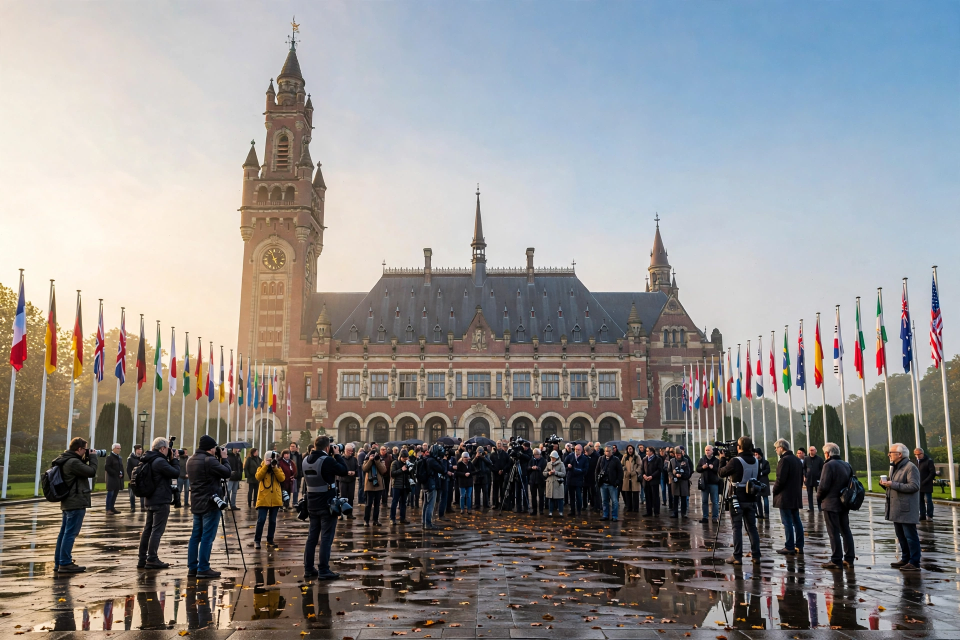
#> input picture hero.webp, 1920 x 1280 px (shown at 1/2 size)
$ python compose.py
#> lines starting #> are read from the running program, lines starting #| are printed output that depends on the picture
#!/usr/bin/env python3
"""
compose.py -- builds the front page of "The World in One Day"
(Friday 20 November 2026) as a deterministic 1024x1024 PNG.

The photograph (hero.webp, kept next to this script) carries no text;
every word on the page is typeset here with Pillow and the DejaVu
fonts, so the page can be re-typeset without touching the picture.

Run:  python3 compose.py     -> writes entry.png next to this script
"""

import os

from PIL import Image, ImageDraw, ImageFont

HERE = os.path.dirname(os.path.abspath(__file__))
HERO_PATH = os.path.join(HERE, "hero.webp")
OUT_PATH = os.path.join(HERE, "entry.png")

FONT_DIR = "/usr/share/fonts/truetype/dejavu"
SERIF_BOLD = os.path.join(FONT_DIR, "DejaVuSerif-Bold.ttf")
SERIF = os.path.join(FONT_DIR, "DejaVuSerif.ttf")
SANS = os.path.join(FONT_DIR, "DejaVuSans.ttf")
SANS_BOLD = os.path.join(FONT_DIR, "DejaVuSans-Bold.ttf")

PAGE = 1024
MARGIN = 40
WIDTH = PAGE - 2 * MARGIN  # 944 px of live matter

PAPER = (250, 247, 238)
INK = (22, 20, 18)
FADED = (96, 90, 82)
ACCENT = (122, 28, 28)
HAIRLINE = (60, 56, 50)


def font(path, size):
    return ImageFont.truetype(path, size)


def fit_font(draw, text, path, start_size, max_width):
    """Largest size <= start_size at which text fits max_width."""
    size = start_size
    while size > 8:
        f = font(path, size)
        if draw.textlength(text, font=f) <= max_width:
            return f
        size -= 1
    return font(path, size)


def wrap(draw, text, fnt, max_width):
    """Greedy word wrap measured with the real font metrics."""
    lines = []
    current = ""
    for word in text.split():
        trial = word if not current else current + " " + word
        if draw.textlength(trial, font=fnt) <= max_width:
            current = trial
        else:
            if current:
                lines.append(current)
            current = word
    if current:
        lines.append(current)
    return lines


def centered(draw, y, text, fnt, fill=INK):
    w = draw.textlength(text, font=fnt)
    draw.text(((PAGE - w) / 2, y), text, font=fnt, fill=fill)
    return y + fnt.size


def rule(draw, y, thickness=1, fill=INK):
    draw.rectangle([MARGIN, y, PAGE - MARGIN, y + thickness - 1], fill=fill)
    return y + thickness


def paste_hero(canvas, box):
    """Centre-crop the photograph into box = (x0, y0, x1, y1)."""
    x0, y0, x1, y1 = box
    tw, th = x1 - x0, y1 - y0
    img = Image.open(HERO_PATH).convert("RGB")
    scale = max(tw / img.width, th / img.height)
    resized = img.resize(
        (round(img.width * scale), round(img.height * scale)),
        Image.LANCZOS,
    )
    left = (resized.width - tw) // 2
    top = (resized.height - th) // 2
    canvas.paste(resized.crop((left, top, left + tw, top + th)), (x0, y0))


def story(draw, x, y, col_width, dateline, headline, body):
    """One secondary story; returns the y just below it."""
    head_f = font(SANS_BOLD, 18)
    body_f = font(SANS, 13)
    head_lines = wrap(draw, dateline + " — " + headline, head_f, col_width)
    for line in head_lines:
        draw.text((x, y), line, font=head_f, fill=INK)
        y += 21
    y += 3
    for line in wrap(draw, body, body_f, col_width):
        draw.text((x, y), line, font=body_f, fill=INK)
        y += 16
    return y


def main():
    page = Image.new("RGB", (PAGE, PAGE), PAPER)
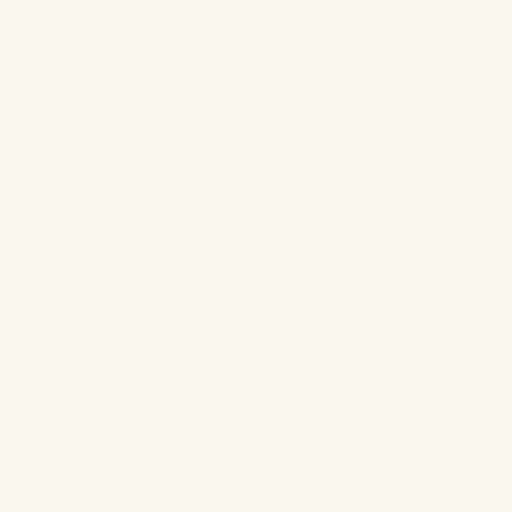
#> page: PIL image 1024x1024 RGB (shown at 1/2 size); mean R, G, B 250, 247, 238
    draw = ImageDraw.Draw(page)

    # ---- masthead ------------------------------------------------------
    y = rule(draw, 16, 1, HAIRLINE)
#> y = 17
    y += 8
#> y = 25
    masthead_f = fit_font(draw, "THE WORLD IN ONE DAY", SERIF_BOLD, 54, WIDTH)
    y = centered(draw, y, "THE WORLD IN ONE DAY", masthead_f)
#> y = 79
    y += 6
#> y = 85
    centered(draw, y, "FRIDAY · 20 NOVEMBER 2026", font(SANS_BOLD, 16), FADED)
    y += 26
#> y = 111
    y = rule(draw, y, 4)
#> y = 115
    y += 3
#> y = 118
    y = rule(draw, y, 1)
#> y = 119
    y += 10
#> y = 129

    # ---- hero photograph ------------------------------------------------
    hero_h = 330
    paste_hero(page, (MARGIN, y, PAGE - MARGIN, y + hero_h))
#> in paste_hero, img is the input picture: PIL image 1920x1280 RGB; mean R, G, B 144.8, 142.6, 142.2
#> in paste_hero, `resized = img.resize( (round(img.width * scale), round(img.height * sc..`:
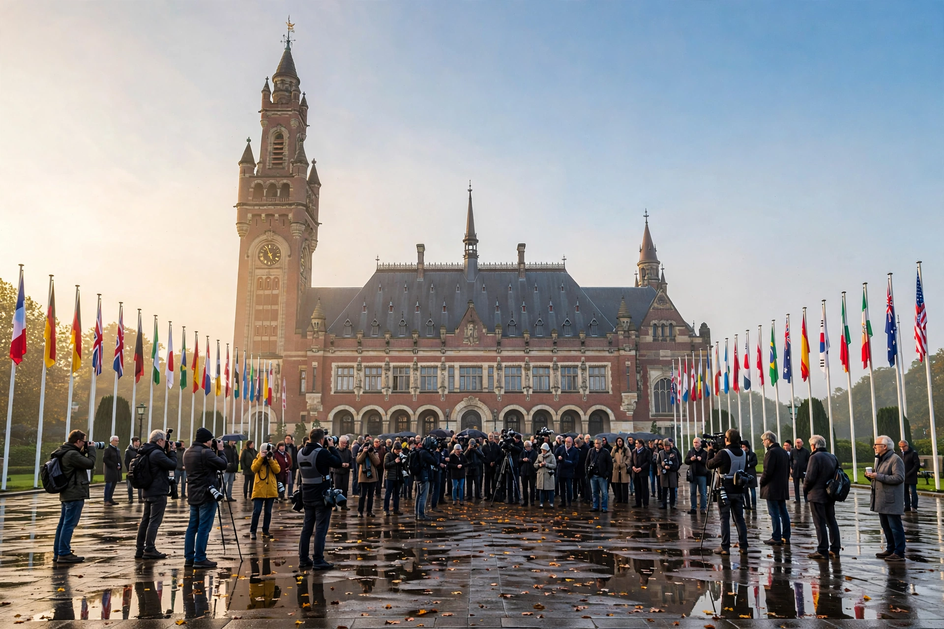
#> resized: PIL image 944x629 RGB; mean R, G, B 144.8, 142.6, 142.2
#> in paste_hero, `canvas.paste(resized.crop((left, top, left + tw, top + th)), (x0, y0))`:
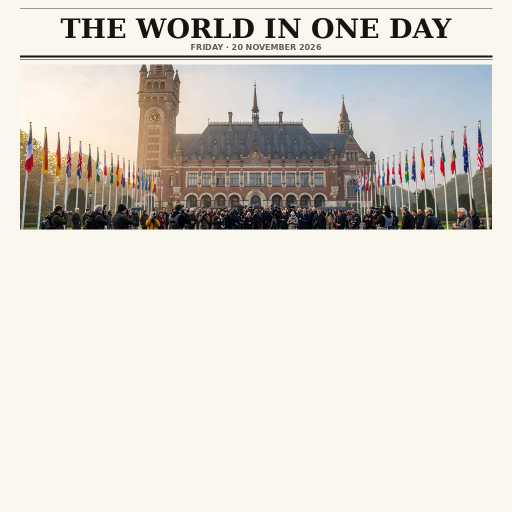
#> canvas: PIL image 1024x1024 RGB (shown at 1/2 size); mean R, G, B 218.7, 214.4, 206.4
    draw = ImageDraw.Draw(page)  # paste invalidates nothing, but be safe
    y += hero_h + 6
#> y = 465
    centered(
        draw,
        y,
        "The Peace Palace in The Hague at dawn, as crowds gathered for the World Court's judgment.",
        font(SANS, 13),
        FADED,
    )
    y += 18
#> y = 483

    # ---- lead story ------------------------------------------------------
    centered(draw, y, "THE HAGUE · INTERNATIONAL COURT OF JUSTICE",
             font(SANS_BOLD, 13), ACCENT)
    y += 18
#> y = 501
    lead_head_f = font(SERIF_BOLD, 34)
    for line in wrap(
        draw,
        "World Court Rules Myanmar's Military Committed Genocide Against the Rohingya",
        lead_head_f,
        WIDTH,
    ):
#> in wrap, `current = ""`: current = ''
        centered(draw, y, line, lead_head_f)
        y += 40
#> this loop made 2 passes
#> after the loop, y = 581
    y += 4
#> y = 585
    lead_body_f = font(SERIF, 16)
    for line in wrap(
        draw,
        "The International Court of Justice ruled 9–6 that Myanmar's military "
        "committed genocide against the Rohingya minority in northern Rakhine "
        "State — the first time the court has held a state responsible for genocide.",
        lead_body_f,
        WIDTH,
    ):
        draw.text((MARGIN, y), line, font=lead_body_f, fill=INK)
        y += 20
#> this loop made 2 passes
#> y on passes 1 to 2: 605, 625
#> after the loop, y = 625
    y += 6
#> y = 631
    y = rule(draw, y, 1, HAIRLINE)
#> y = 632
    y += 10
#> y = 642

    # ---- secondary stories, two columns ----------------------------------
    gutter = 30
    col_w = (WIDTH - gutter) // 2
    col_x = (MARGIN, MARGIN + col_w + gutter)

    left_bottom = story(
        draw, col_x[0], y, col_w, "KYIV",
        "Russian Strikes Hit Dnipro Bridges",
        "Overnight missile and drone strikes on bridges across the Dnipro "
        "River killed eight people and wounded 28 across nine regions. "
        "Poland said Russian missiles and a drone violated its airspace, "
        "and Estonia said it would close its border with Russia for six months.",
    )
#> the loop in story, `for line in head_lines:` made 1 pass
#> y on pass 1: 663
#> after the loop in story, `for line in head_lines:`: y = 663
#> in story, `y += 3`: y = 666
#> the loop in story, `for line in wrap(draw, body, body_f, col_width):` made 4 passes
#> y on passes 1 to 4: 682, 698, 714, 730
#> after the loop in story, `for line in wrap(draw, body, body_f, col_width):`: y = 730
#> left_bottom = 730
    left_bottom = story(
        draw, col_x[0], left_bottom + 8, col_w, "SHENZHEN",
        "Trump, Xi and Putin Issue Joint Declaration",
        "The three leaders issued a four-point joint declaration after "
        "their first trilateral meeting, but 70 minutes of talks brought "
        "no breakthrough on Ukraine, Iran or nuclear weapons. In Berlin, "
        "envoy Jared Kushner said Russia was “comfortable” with NATO "
        "Article 5-style security guarantees for Ukraine.",
    )
#> left_bottom = 863

    right_bottom = story(
        draw, col_x[1], y, col_w, "RIYADH",
        "Houthi Missile Hits Financial District",
        "A Houthi missile struck Riyadh's financial district and damaged "
        "the Public Investment Fund tower. Saudi Arabia intercepted "
        "another missile and five drones on Friday.",
    )
#> right_bottom = 735
    right_bottom = story(
        draw, col_x[1], right_bottom + 8, col_w, "MARKETS",
        "Anthropic Soars on Debut as Stocks Slide",
        "Anthropic closed 17% above its offer price on its Nasdaq debut, "
        "but the S&P 500 fell for a fifth straight day, Japan's Nikkei "
        "dropped 4.8%, SoftBank plunged 16% and gold fell 4.2%. The IMF "
        "warned global public debt is nearing 100% of world GDP.",
    )
#> right_bottom = 852

    y = max(left_bottom, right_bottom) + 12
#> y = 875

    # ---- ALSO TODAY band ---------------------------------------------------
    y = rule(draw, y, 1, HAIRLINE)
#> y = 876
    y += 8
#> y = 884
    draw.text((MARGIN, y), "ALSO TODAY", font=font(SANS_BOLD, 14), fill=ACCENT)
    y += 21
#> y = 905
    also_f = font(SANS, 12)
    also_items = [
        "GTA VI is the biggest entertainment launch in history: $2.36 billion and 24.6 million copies on day one (Sensor Tower estimates)",
        "Kenya discharges its last Ebola patient, 37 days after the first case",
        "Ukraine hits the Kerch Bridge for the third time this week, halting rail traffic",
        "US Senate blocks bid to end the Iran war 51–48; Trump will not decide next steps until the new year",
        "Youth protests over living costs and militarisation in more than 25 countries",
        "IAEA says North Korea is expanding uranium enrichment",
    ]
    for item in also_items:
        lines = wrap(draw, "•  " + item, also_f, WIDTH)
        for line in lines:
            draw.text((MARGIN, y), line, font=also_f, fill=INK)
            y += 14
#> after the loop, y = 989
    y += 6
#> y = 995
    y = rule(draw, y, 1, HAIRLINE)
#> y = 996

    # ---- footer -------------------------------------------------------------
    y += 10
#> y = 1006
    centered(
        draw,
        y,
        "Compiled from news reporting of Friday 20 November 2026 — wire services and international outlets.",
        font(SANS, 11),
        FADED,
    )

    assert y + 16 <= PAGE, f"page overflow: content ends at {y}"
    page.save(OUT_PATH, format="PNG")
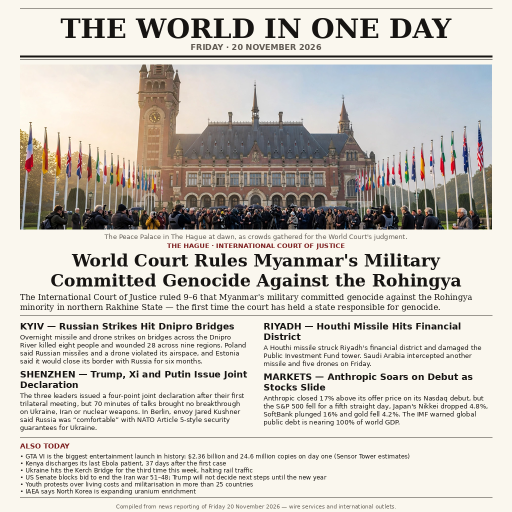
#> saved as entry.png: PIL image 1024x1024 RGB (shown at 1/2 size); mean R, G, B 205.9, 201.4, 193.8
    print(f"wrote {OUT_PATH} (content ends at y={y})")
#| wrote entry.png (content ends at y=1006)


if __name__ == "__main__":
    main()
